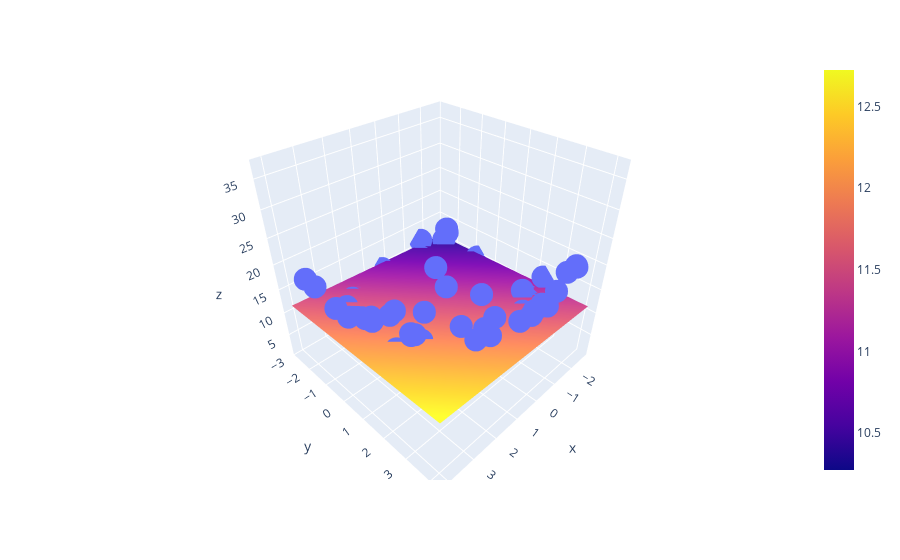

The notebook cell this image was saved under:
### Code cell
lr = LinearRegression()
lr.fit(np.array([x,y]).reshape(100,2),z)

x_input = np.linspace(x.min(), x.max(), 10)
y_input = np.linspace(y.min(), y.max(), 10)
xGrid, yGrid = np.meshgrid(x_input,y_input)

final = np.vstack((xGrid.ravel().reshape(1,100),yGrid.ravel().reshape(1,100))).T

z_final = lr.predict(final).reshape(10,10)
import plotly.graph_objects as go

fig = px.scatter_3d(df, x=x.ravel(), y=y.ravel(), z=z.ravel())

fig.add_trace(go.Surface(x = x_input, y = y_input, z =z_final ))

fig.show()
